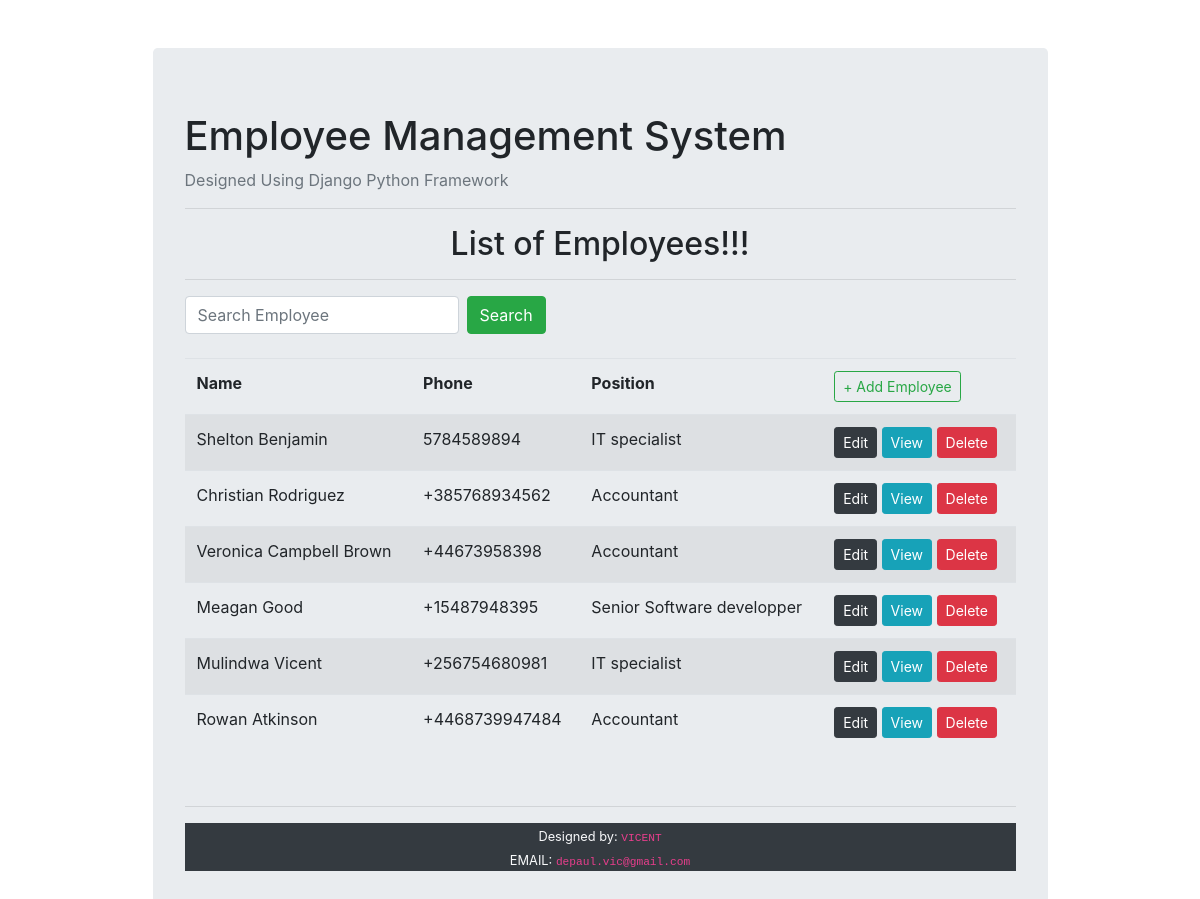
The page / on the database its author committed.
### employee_registry/models.py (models this page shows, shortened)
class Employee(models.Model):
    GENDER_CHOICES = (
        ('male', 'MALE'),
        ('female', 'FEMALE'),
        ('prefer not to say', 'PREFER NOT TO SAY'),
    )
    name = models.CharField(max_length=100)
    email = models.CharField(max_length=100)
    phone = models.CharField(max_length=16)
    age = models.PositiveIntegerField()
    gender = models.CharField(max_length=50, choices=GENDER_CHOICES)
    address = models.TextField(max_length=200)
    position = models.ForeignKey(Position, on_delete=models.CASCADE)

class Position(models.Model):
    title = models.CharField(max_length=50)
    def __str__(self):
        return self.title

### employee_registry/views.py (the view)
# urls.py: path('', views.employee_list, name='list'),
def employee_list(request):
    employees = Employee.objects.all()
    context = {'employees':employees}
    return render(request, 'employee_registry/employee_list.html', context)

### employee_registry/templates/employee_registry/employee_list.html (shortened to what this page needs)
{% extends 'employee_registry/main.html' %}
{% block content %}
  <h2 class="text-center">List of Employees!!!</h2>
  <hr>
  <div class="text-right">
    <form class="form-inline" method="POST" action="{% url 'search_employee' %}">
      <input class="form-control mr-md-2" type="search" placeholder="Search Employee" name="q">
      <button class="btn btn-success" type="submit">Search</button>
    </form>
  </div>
  <br>
    <table class="table table-striped table-borderless">
      <thead class="font-weight-bold">
        <tr>
          <td>Name</td>
          <td>Phone</td>
          <td>Position</td>
          <td>
            <a class="btn btn-outline-success btn-sm" href="{% url 'form' %}">+ Add Employee</a>
          </td>
        </tr>
      </thead>
      <tbody>
        {% for employee in employees %}
          <tr>
            <td>{{ employee.name }}</td>
            <td>{{ employee.phone }}</td>
            <td>{{ employee.position }}</td>
            <td>
              <a class="btn btn-sm btn-dark" href="{% url 'update' employee.id %}">Edit</a>
              <a class="btn btn-sm btn-info" href="{% url 'view' employee.id %}">View</a>
              <a class="btn btn-sm btn-danger" href="{% url 'delete' employee.id %}">Delete</a>
            </td>
          </tr>
        {% endfor %}
      </tbody>
    </table>
    <br>
{% endblock content %}

### employee_registry/templates/employee_registry/main.html (shortened to what this page needs)
<!doctype html>
<html lang="en">
  <head>
    <link rel="stylesheet" href="https://cdn.jsdelivr.net/npm/bootstrap@4.0.0/dist/css/bootstrap.min.css"
>
  </head>
  <body>
    <div class="container">
        <div class="col-md-10 offset-md-1 mt-5">
          <div class="jumbotron">
            <h1>Employee Management System</h1>
            <p class="text-muted">Designed Using Django Python Framework</p>
            <hr>
            {% block content %}
            {% endblock content %}
            <hr>
            <div class="jumbotron-fluid bg-dark">
              <div class="text-center">
                <small class="text-light">Designed by: <code>VICENT</code></small>
              </div>
              <div class="text-center">
                <small class="text-light">EMAIL: <code>depaul.vic@gmail.com</code></small>
              </div>
            </div>
          </div>
        </div>
    </div>
  </body>
</html>

### rows shown on the page
Employee: name "Shelton Benjamin", phone "5784589894", position "IT specialist"
Employee: name "Christian Rodriguez", phone "+385768934562", position "Accountant"
Employee: name "Veronica Campbell Brown", phone "+44673958398", position "Accountant"
Employee: name "Meagan Good", phone "+15487948395", position "Senior Software developper"
Employee: name "Mulindwa Vicent", phone "+256754680981", position "IT specialist"
Employee: name "Rowan Atkinson", phone "+4468739947484", position "Accountant"
